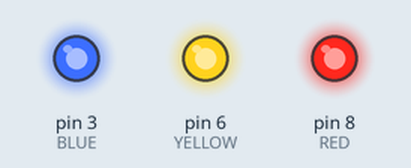
Simulated run of this sketch. Board: Arduino Uno, built with avr-gcc and run on an emulated ATmega328P. Shown: output pins drawn as LEDs (lit = HIGH).

Above: at 0.2 s.
At 2.7 s:
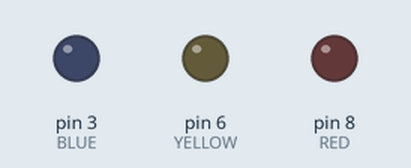
Timing chart, 0 to 3.0 s (numbered marks = the images above):
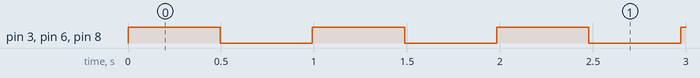

The sketch:

19_Event_Group.ino
```cpp
#include <Arduino_FreeRTOS.h>
#include "event_groups.h"

#define   RED      8
#define   YELLOW   6
#define   BLUE     3


/*
COMMUNICATION + SYNCHRONIZATION of Tasks!
Controlling and Managing Multiple events with the help of bits in the variable!
So these events will be helpful for triggering of the Tasks depending upon the conditions

*/


/*below are the variable, where the bits of it are used to indicate an event wether is has occurred or not
and this toggling of bit will help us to trigger a particular Task
*/
#define TASK1_BIT   (1UL << 0UL)  // 0th bit of variable set to 1
#define TASK2_BIT   (1UL << 1UL)  // 1st bit of variable set to 1
#define TASK3_BIT   (1UL << 2UL)  // 2nd bit of variable set to 1

EventGroupHandle_t  xEventGroup;

const TickType_t xDelay500ms =  pdMS_TO_TICKS(500);
void setup()
{


  // creation of Event Group
   xEventGroup  =  xEventGroupCreate();

   xTaskCreate(InputTask1, "Input Task 1", 100,NULL,1,NULL);
   xTaskCreate(InputTask2, "Input Task 2", 100, NULL, 1, NULL );
   xTaskCreate(InputTask3, "Input Task 3", 100, NULL, 1,NULL);
   xTaskCreate(OutputTask, "Output Task", 100, NULL, 1, NULL);

}

void InputTask1(void *pvParameters)
{
  while(1)
  {

    //setting the bit for particular task when the task is executed!!!!
     xEventGroupSetBits(xEventGroup, TASK1_BIT);
     vTaskDelay(xDelay500ms);


  }
}
void InputTask2(void *pvParameters)
{
  while(1)
  {
    xEventGroupSetBits(xEventGroup, TASK2_BIT);
    vTaskDelay(xDelay500ms);
  }
}


void InputTask3(void *pvParameters)
{
  while(1)
  {
    xEventGroupSetBits(xEventGroup,TASK3_BIT);
    vTaskDelay(xDelay500ms);
  }
}


void OutputTask(void *pvParameters)
{
  pinMode(RED,OUTPUT);
  pinMode(BLUE,OUTPUT);
  pinMode(YELLOW,OUTPUT);

  const EventBits_t xBitsToWaitFor  = (TASK1_BIT | TASK2_BIT | TASK3_BIT);
  EventBits_t xEventGroupValue;
  while(1)
  {
    xEventGroupValue  = xEventGroupWaitBits(xEventGroup,
                                            xBitsToWaitFor,
                                            pdTRUE,
                                            pdTRUE,
                                            portMAX_DELAY
                                            );
   if((xEventGroupValue & TASK1_BIT) !=0)
   {
    digitalWrite(RED,digitalRead(RED)^1);
   }
   if((xEventGroupValue & TASK2_BIT !=0))
   {
    digitalWrite(YELLOW,digitalRead(YELLOW)^1);
   }
   if((xEventGroupValue & TASK3_BIT !=0))
   {
    digitalWrite(BLUE,digitalRead(BLUE)^1);
   }
  }
}
void loop(){}
```

Measured:
- by itself, pin 3 (BLUE), pin 6 (YELLOW), pin 8 (RED): alternates HIGH for 0.50 s and LOW for 0.50 s
